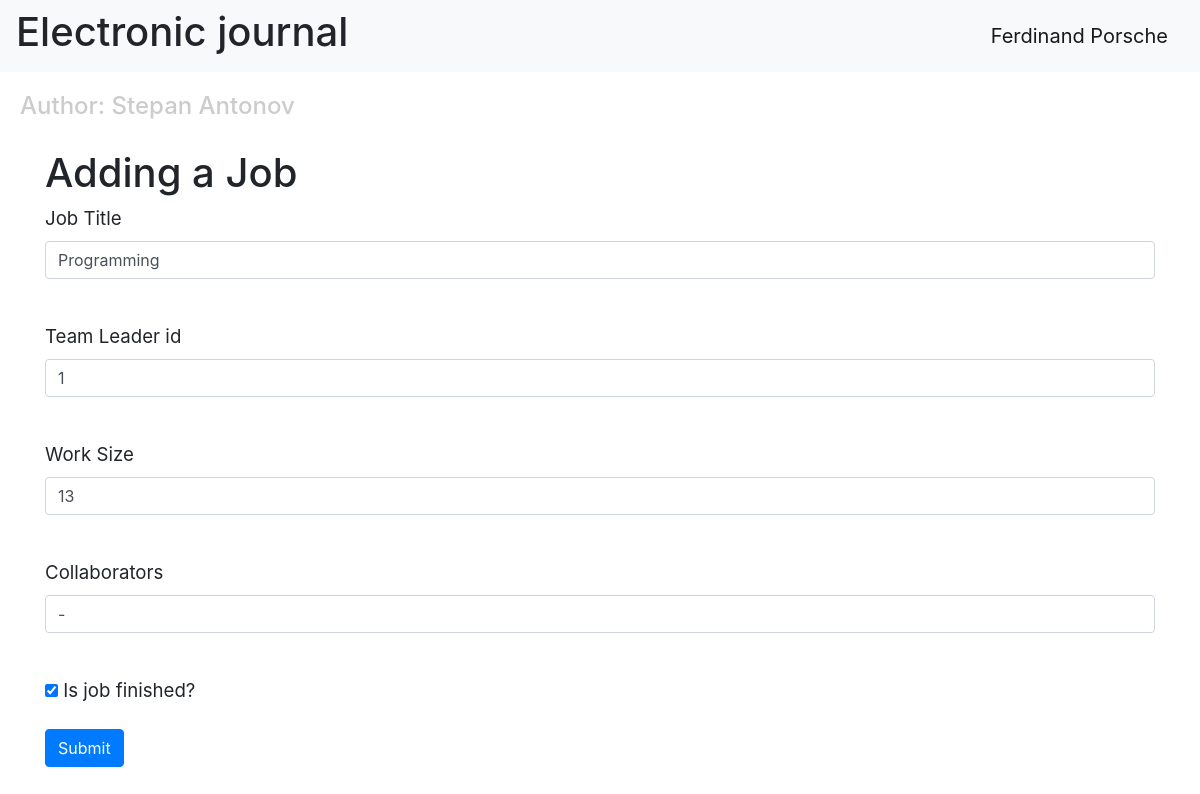
The app's page /edit-job/1 (signed in) with its own data.
### data/users.py (models this page shows, shortened)
class User(SqlAlchemyBase, UserMixin):
    __tablename__ = 'users'
    id = sqlalchemy.Column(sqlalchemy.Integer, primary_key=True, autoincrement=True)
    surname = sqlalchemy.Column(sqlalchemy.String, nullable=True)
    name = sqlalchemy.Column(sqlalchemy.String, nullable=True)
    age = sqlalchemy.Column(sqlalchemy.Integer, nullable=True)
    position = sqlalchemy.Column(sqlalchemy.String, nullable=True)
    speciality = sqlalchemy.Column(sqlalchemy.String, nullable=True)
    address = sqlalchemy.Column(sqlalchemy.String, nullable=True)
    email = sqlalchemy.Column(sqlalchemy.String, index=True, unique=True, nullable=True)
    hashed_password = sqlalchemy.Column(sqlalchemy.String, nullable=True)
    modifed_date = sqlalchemy.Column(sqlalchemy.DateTime, default=datetime.datetime.now)
    jobs = orm.relationship("Jobs", back_populates='user')

### data/jobs.py (models this page shows, shortened)
class Jobs(SqlAlchemyBase):
    __tablename__ = 'jobs'
    id = sqlalchemy.Column(sqlalchemy.Integer, primary_key=True, autoincrement=True)
    job = sqlalchemy.Column(sqlalchemy.String, nullable=True)
    work_size = sqlalchemy.Column(sqlalchemy.Integer, nullable=True, default=0)
    collaborators = sqlalchemy.Column(sqlalchemy.String, nullable=True)
    start_date = sqlalchemy.Column(sqlalchemy.DateTime, default=datetime.datetime.now)
    end_date = sqlalchemy.Column(sqlalchemy.DateTime, default=datetime.datetime.now)
    is_finished = sqlalchemy.Column(sqlalchemy.Boolean, default=True)
    team_leader = sqlalchemy.Column(sqlalchemy.Integer, sqlalchemy.ForeignKey("users.id"))
    user = orm.relationship('User')
    categories = orm.relationship("Category", secondary=association_table, backref="jobs")

### main.py (the view, shortened to what this page needs)
@app.route("/edit-job/<int:job_id>", methods=["GET", "POST"])
@login_required
def editjob(job_id):
    form = AddJobForm()
    if request.method == "GET":
        db_sess = db_session.create_session()
        job = db_sess.query(Jobs).filter(Jobs.id == job_id). \
            filter((Jobs.team_leader == current_user.id) | (current_user.id == 1)).first()
        if job:
            form.team_leader.data = job.team_leader
            form.job.data = job.job
            form.work_size.data = job.work_size
            form.collaborators.data = job.collaborators
            form.is_finished.data = job.is_finished
        else:
            abort(404)
    return render_template("addjob.html", title="Изменение работы", form=form)

### data/add_job.py
class AddJobForm(FlaskForm):
    job = StringField('Job Title', validators=[DataRequired()])
    team_leader = IntegerField('Team Leader id', validators=[DataRequired()])
    work_size = StringField('Work Size', validators=[DataRequired()])
    collaborators = StringField('Collaborators', validators=[DataRequired()])
    is_finished = BooleanField('Is job finished?')
    submit = SubmitField('Submit')

### data/db_session.py (called while the page is built)
def create_session() -> Session:
    global __factory
    return __factory()

### main.py (called while the page is built)
@login_manager.user_loader
def load_user(user_id):
    db_sess = db_session.create_session()
    return db_sess.query(User).get(user_id)

### templates/addjob.html (shortened to what this page needs)
{% extends "base.html" %}
{% block content %}
<h1>Adding a Job</h1>
<form action="" method="post">
    <p>
        {{ form.job.label }}<br>
        {{ form.job(class="form-control") }}<br>
    </p>
    <p>
        {{ form.team_leader.label }}<br>
        {{ form.team_leader(class="form-control") }}<br>
    </p>
    <p>
        {{ form.work_size.label }}<br>
        {{ form.work_size(class="form-control") }}<br>
    </p>
    <p>
        {{ form.collaborators.label }}<br>
        {{ form.collaborators(class="form-control") }}<br>
    </p>
    <p>{{ form.is_finished() }} {{ form.is_finished.label }}</p>
    <p>{{ form.submit(type="submit", class="btn btn-primary") }}</p>
</form>
{% endblock %}

### templates/base.html (shortened to what this page needs)
<!DOCTYPE html>
<html lang="en">
<head>
    <link rel="stylesheet" href="https://stackpath.bootstrapcdn.com/bootstrap/4.4.1/css/bootstrap.min.css"
>
    <link rel="stylesheet" type="text/css" href="../static/css/style.css"/>
</head>
<body>
<header>
    <nav class="navbar navbar-light bg-light">
        <h1>Electronic journal</h1>
        {% if current_user.is_authenticated %}
        <a class="navbar-brand" href="/logout">{{ current_user.name }} {{ current_user.surname }}</a>
        {% else %}
        <p>
            <a class="btn btn-primary " href="/register">Register</a>
            <a class="btn btn-success" href="/login">Log in</a>
        </p>
        {% endif %}
    </nav>
    <h4>Author: Stepan Antonov</h4>
</header>
<main role="main" class="container">
    {% block content %}{% endblock %}
</main>
</body>
</html>

### static/css/style.css (style rules this page uses)
h4 { color: #cccccc; padding: 20px; }
p { font-size: 14pt; }

### records on screen
User: name "Ferdinand", surname "Porsche"
Jobs: job "Programming", team_leader "1", work_size "13", collaborators "-", is_finished "☑"
